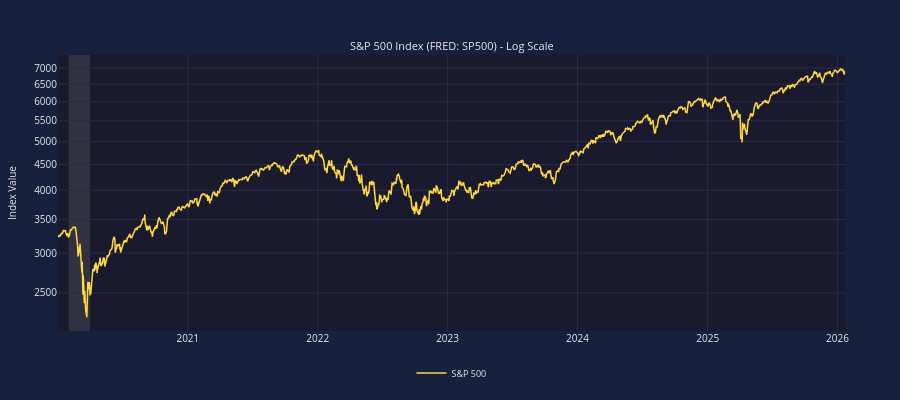

Here is the notebook cell this chart was saved with:
### Markdown cell above
## 3. Logarithmic Scale Chart

Stock prices often look better on a log scale to show percentage changes more accurately.

### Code cell
# S&P 500 on log scale - perfect for showing long-term growth
chart = EconChart(
    Data(x=sp500_dates, y=sp500_values, name='S&P 500', color='gold'),
    title='S&P 500 Index (FRED: SP500) - Log Scale',
    y_label='Index Value',
    y_scale='log',
)
board = EconBoard(chart, height=400, crosshair=True)
board.show()

### Figure 1 — Plotly figure (JSON) as saved in the notebook; plotly's stock layout.template omitted (floating-point values rounded to 4 significant figures; data arrays with more than 128 entries replaced by an {"elided": "..."} marker saying what was removed)
{"data": [{"line": {"color": "#ffd93d", "width": 1.5}, "name": "S&P 500", "showlegend": true, "type": "scatter", "visible": true, "x": {"elided": "1522 str values"}, "xaxis": "x", "y": {"elided": "1522 float values"}, "yaxis": "y"}], "layout": {"annotations": [{"font": {"color": "#e8e8e8", "size": 11}, "showarrow": false, "text": "S&P 500 Index (FRED: SP500) - Log Scale", "x": 0.5, "xanchor": "center", "xref": "paper", "y": 1, "yanchor": "bottom", "yref": "paper"}], "font": {"color": "#e8e8e8", "size": 10}, "height": 400, "hoverlabel": {"bgcolor": "#16213e", "font": {"color": "#e8e8e8", "size": 11}}, "hovermode": "x unified", "legend": {"bgcolor": "rgba(0,0,0,0)", "font": {"color": "#e8e8e8", "size": 9}, "orientation": "h", "x": 0.5, "xanchor": "center", "y": -0.1, "yanchor": "top"}, "margin": {"b": 35, "l": 55, "r": 55, "t": 55}, "paper_bgcolor": "#16213e", "plot_bgcolor": "#1a1a2e", "shapes": [{"fillcolor": "#b8b8b8", "layer": "below", "line": {"width": 0}, "opacity": 0.15, "type": "rect", "x0": "2020-02-01T00:00:00", "x1": "2020-04-01T00:00:00", "xref": "x", "y0": 0, "y1": 1, "yref": "y domain"}], "xaxis": {"anchor": "y", "domain": [0, 1], "gridcolor": "#2a2a4a", "range": ["2020-01-02T00:00:00", "2026-01-22T00:00:00"], "showspikes": true, "spikecolor": "rgba(255, 255, 255, 0.5)", "spikedash": "dot", "spikemode": "across", "spikesnap": "cursor", "spikethickness": 1}, "yaxis": {"anchor": "x", "domain": [0, 1], "gridcolor": "#2a2a4a", "title": {"font": {"color": "#e8e8e8", "size": 10}, "text": "Index Value"}, "type": "log"}}}
